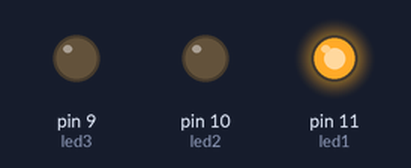
The sketch below on a simulated Arduino Uno, built with avr-gcc and run on an emulated ATmega328P. Shown: output pins drawn as LEDs (lit = HIGH).

Above: at 0.1 s.
At 22.1 s:
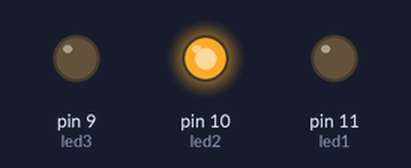
At 39.1 s:
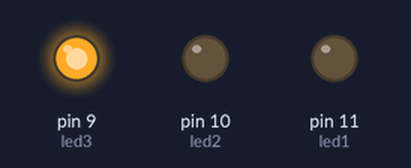
Timing chart, 0 to 40.0 s (numbered marks = the images above):
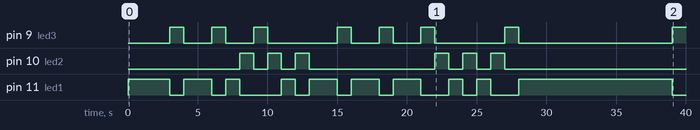

Measured:
- by itself, pin 9 (led3): repeats every 12.0 s: LOW 2.0 s, HIGH 1.0 s, LOW 2.0 s, HIGH 1.0 s, LOW 5.0 s, HIGH 1.0 s
- by itself, pin 10 (led2): LOW → HIGH at 8.0 s, → LOW 1.0 s later, → HIGH 1.0 s later, → LOW 1.0 s later, … (12 changes in this stretch)
- by itself, pin 11 (led1): LOW → HIGH at 0.00 s, → LOW 3.0 s later, → HIGH 1.0 s later, → LOW 2.0 s later, … (20 changes in this stretch)

The sketch:

I_NEED_HELP.ino
```cpp
int led1=11;
int led2=10;
int led3=9;
int but1;
int but2;
int but3;
int value1=255;
int value2=255;
int value3=255;

void setup() {
  // put your setup code here, to run once:
pinMode(led1,OUTPUT);
pinMode (led2, OUTPUT);
pinMode (led3, OUTPUT);
pinMode (but1, INPUT_PULLUP);
pinMode (but2, INPUT_PULLUP);
pinMode (but3, INPUT_PULLUP);
Serial.begin(9600);
}


void loop() {
  // put your main code here, to run repeatedly:


if(millis()%1000==0){

     value1=255;
    value2=0;
    value3=0;
    delay(1);
    analogWrite(led1,value1);
  analogWrite(led2,value2);
  analogWrite(led3,value3);

  }if(millis()%2000==0){

            value1=0;
      value2=255;
      value3=0;
      analogWrite(led1,value1);
  analogWrite(led2,value2);
  analogWrite(led3,value3);
delay(1);


    }if(millis()%3000==0){


      value1=0;
      value2=0;
          value3=255;
          delay(1);
          analogWrite(led1,value1);
  analogWrite(led2,value2);
  analogWrite(led3,value3);
    }


}
```
